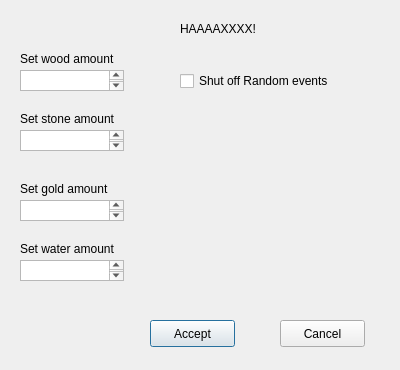
<?xml version="1.0" encoding="UTF-8"?>
<ui version="4.0">
 <class>cheater</class>
 <widget class="QDialog" name="cheater">
  <property name="geometry">
   <rect>
    <x>0</x>
    <y>0</y>
    <width>400</width>
    <height>370</height>
   </rect>
  </property>
  <property name="windowTitle">
   <string>Dialog</string>
  </property>
  <widget class="QTextEdit" name="woodBox">
   <property name="geometry">
    <rect>
     <x>20</x>
     <y>70</y>
     <width>104</width>
     <height>21</height>
    </rect>
   </property>
  </widget>
  <widget class="QTextEdit" name="goBox">
   <property name="geometry">
    <rect>
     <x>20</x>
     <y>200</y>
     <width>104</width>
     <height>21</height>
    </rect>
   </property>
  </widget>
  <widget class="QTextEdit" name="waBOx">
   <property name="geometry">
    <rect>
     <x>20</x>
     <y>260</y>
     <width>104</width>
     <height>21</height>
    </rect>
   </property>
  </widget>
  <widget class="QTextEdit" name="stoBox">
   <property name="geometry">
    <rect>
     <x>20</x>
     <y>130</y>
     <width>104</width>
     <height>21</height>
    </rect>
   </property>
  </widget>
  <widget class="QLabel" name="label">
   <property name="geometry">
    <rect>
     <x>20</x>
     <y>50</y>
     <width>101</width>
     <height>17</height>
    </rect>
   </property>
   <property name="text">
    <string>Set wood amount</string>
   </property>
  </widget>
  <widget class="QLabel" name="label_2">
   <property name="geometry">
    <rect>
     <x>20</x>
     <y>110</y>
     <width>131</width>
     <height>17</height>
    </rect>
   </property>
   <property name="text">
    <string>Set stone amount</string>
   </property>
  </widget>
  <widget class="QLabel" name="label_3">
   <property name="geometry">
    <rect>
     <x>20</x>
     <y>180</y>
     <width>101</width>
     <height>17</height>
    </rect>
   </property>
   <property name="text">
    <string>Set gold amount</string>
   </property>
  </widget>
  <widget class="QLabel" name="label_4">
   <property name="geometry">
    <rect>
     <x>20</x>
     <y>240</y>
     <width>121</width>
     <height>17</height>
    </rect>
   </property>
   <property name="text">
    <string>Set water amount</string>
   </property>
  </widget>
  <widget class="QLabel" name="label_5">
   <property name="geometry">
    <rect>
     <x>180</x>
     <y>20</y>
     <width>91</width>
     <height>17</height>
    </rect>
   </property>
   <property name="text">
    <string>HAAAAXXXX!</string>
   </property>
  </widget>
  <widget class="QPushButton" name="yesBtn">
   <property name="geometry">
    <rect>
     <x>150</x>
     <y>320</y>
     <width>85</width>
     <height>27</height>
    </rect>
   </property>
   <property name="text">
    <string>Accept</string>
   </property>
  </widget>
  <widget class="QPushButton" name="canBtn">
   <property name="geometry">
    <rect>
     <x>280</x>
     <y>320</y>
     <width>85</width>
     <height>27</height>
    </rect>
   </property>
   <property name="text">
    <string>Cancel</string>
   </property>
  </widget>
  <widget class="QCheckBox" name="RndBox">
   <property name="geometry">
    <rect>
     <x>180</x>
     <y>70</y>
     <width>191</width>
     <height>22</height>
    </rect>
   </property>
   <property name="text">
    <string>Shut off Random events</string>
   </property>
  </widget>
 </widget>
 <resources/>
 <connections/>
</ui>
